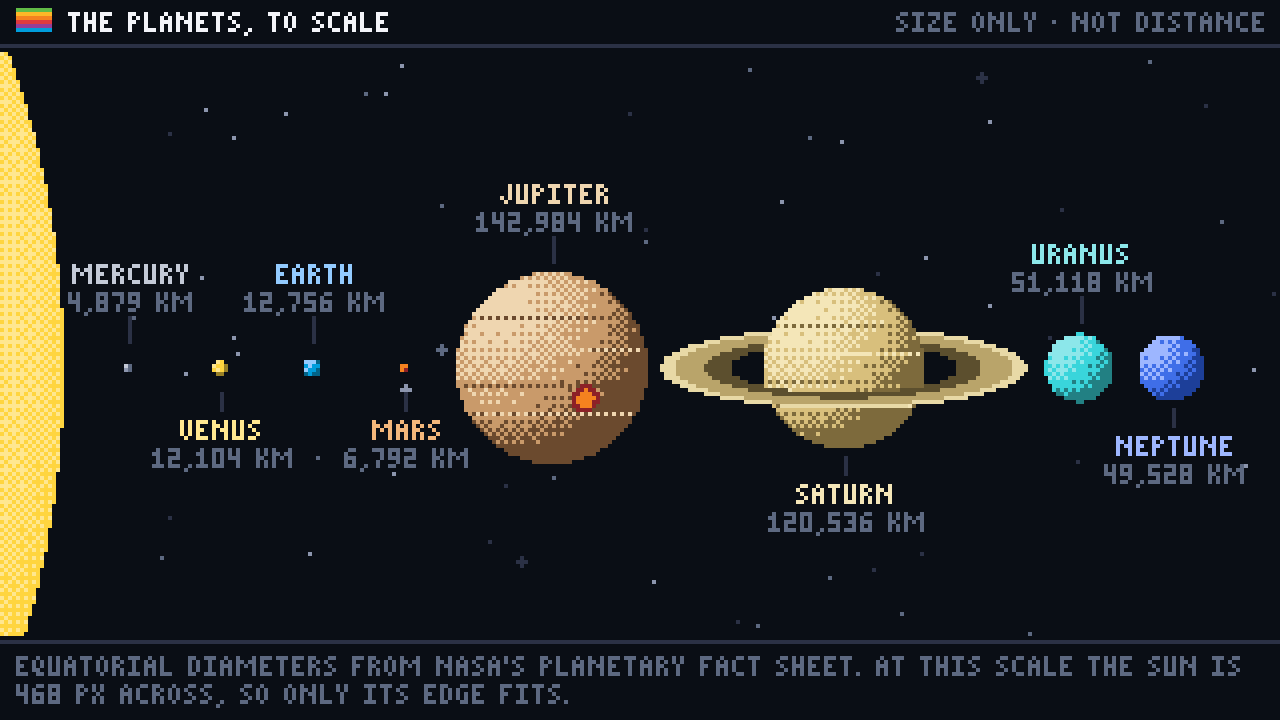

Recreate this plot in Python.
"""The planets to scale: lit, dithered spheres sized by equatorial diameter, Jupiter's bands and
Great Red Spot, Saturn's rings in front of and behind it, and the Sun's edge for scale."""

import math
from pathlib import Path

from pixelkit import Canvas

# name, equatorial diameter in km (NASA planetary fact sheet), shades dark to light
PLANETS = [
    ("MERCURY", 4879, ["dim", "muted", "text"]),
    ("VENUS", 12104, ["gold.dark", "gold", "gold.light"]),
    ("EARTH", 12756, ["blue.dark", "blue", "sky.light"]),
    ("MARS", 6792, ["red.dark", "orange", "orange.light"]),
    ("JUPITER", 142984, ["#6b4a2e", "#c99a6a", "#efd6b0"]),
    ("SATURN", 120536, ["#7d6a3c", "#d8bf7c", "#f4e6b8"]),
    ("URANUS", 51118, ["cyan.dark", "cyan", "cyan.light"]),
    ("NEPTUNE", 49528, ["#1d3f99", "#3f6ee8", "#9db6ff"]),
]
SUN_KM = 1392700
SCALE = 48 / 142984
SATURN_RINGS = 136775 * 2


def chord(cx, cy, r, y):
    half = r * r - (y + 0.5 - cy) ** 2
    if half <= 0:
        return None
    half = math.sqrt(half)
    return math.ceil(cx - half - 0.5), math.floor(cx + half - 0.5)


def ellipse_ring(c, cx, cy, rx, ry, inner, colour, front):
    for py in range(int(cy - ry) - 1, int(cy + ry) + 2):
        if (py + 0.5 > cy) != front:
            continue
        for px in range(int(cx - rx) - 1, int(cx + rx) + 2):
            d = math.hypot((px + 0.5 - cx) / rx, (py + 0.5 - cy) / ry)
            if inner <= d < 1:
                band = (d - inner) / (1 - inner)
                c.px(px, py, colour[0] if band < 0.35 else colour[1] if band < 0.8 else colour[2])


c = Canvas(preset="wide")
top = c.header("THE PLANETS, TO SCALE", right="SIZE ONLY · NOT DISTANCE")
bottom = c.footer(f"EQUATORIAL DIAMETERS FROM NASA'S PLANETARY FACT SHEET. AT THIS SCALE THE SUN IS "
                  f"{SUN_KM * SCALE:.0f} PX ACROSS, SO ONLY ITS EDGE FITS.")
sun_r = SUN_KM / 2 * SCALE
sun = Canvas(20, bottom - top - 1, theme=c.theme)
sun.sphere(-sun_r + 16, 92 - top, sun_r, "gold", shades=["orange.dark", "orange", "gold", "gold.light"],
           light=(0.7, -0.2))
c.img.paste(sun.img, (0, top))
c.sparkles(20, top, 300, bottom - top - 1, 70, ["line", "dim", "muted"], seed=4, twinkle=0.06)

mid = 92
x = 22
for i, (name, km, shades) in enumerate(PLANETS):
    r = km / 2 * SCALE
    span = SATURN_RINGS / 2 * SCALE if name == "SATURN" else r
    half = span if name == "SATURN" else max(r, 10)
    cx = x + half
    if name == "SATURN":
        ring_colours = ["#5c4f2e", "#b9a46a", "#e8d9a6"]
        ellipse_ring(c, cx, mid, span, span * 0.22, 0.62, ring_colours, front=False)
    c.sphere(cx, mid, max(r, 0.9), shades[1], shades=shades)
    if name in ("JUPITER", "SATURN"):
        for k, (dy, colour) in enumerate(((-0.55, shades[0]), (-0.2, shades[2]), (0.15, shades[0]), (0.45, shades[2]))):
            y = round(mid + dy * r)
            span_x = chord(cx, mid, r - 1, y)
            if span_x:
                for px in range(span_x[0], span_x[1] + 1):
                    if (px + k) % 2 == 0:
                        c.px(px, y, colour)
        if name == "JUPITER":
            c.circle(cx + r * 0.35, mid + r * 0.32, 3.5, "red.dark")
            c.circle(cx + r * 0.35, mid + r * 0.32, 2.2, "orange")
    if name == "SATURN":
        ellipse_ring(c, cx, mid, span, span * 0.22, 0.62, ring_colours, front=True)
    reach = max(r, 4)
    if i % 2 == 0:
        ly = round(mid - reach - 22)
        c.vline(round(cx), ly + 13, round(mid - reach) - 2 - (ly + 13), "line")
    else:
        ly = round(mid + reach + 9)
        c.vline(round(cx), round(mid + reach) + 2, ly - 2 - (round(mid + reach) + 2), "line")
    c.text(round(cx), ly, name, shades[2], align="center")
    c.text(round(cx), ly + 7, f"{km:,} KM", "dim", align="center")
    x = cx + half + 3

c.save(Path(__file__).with_suffix(".png"))
